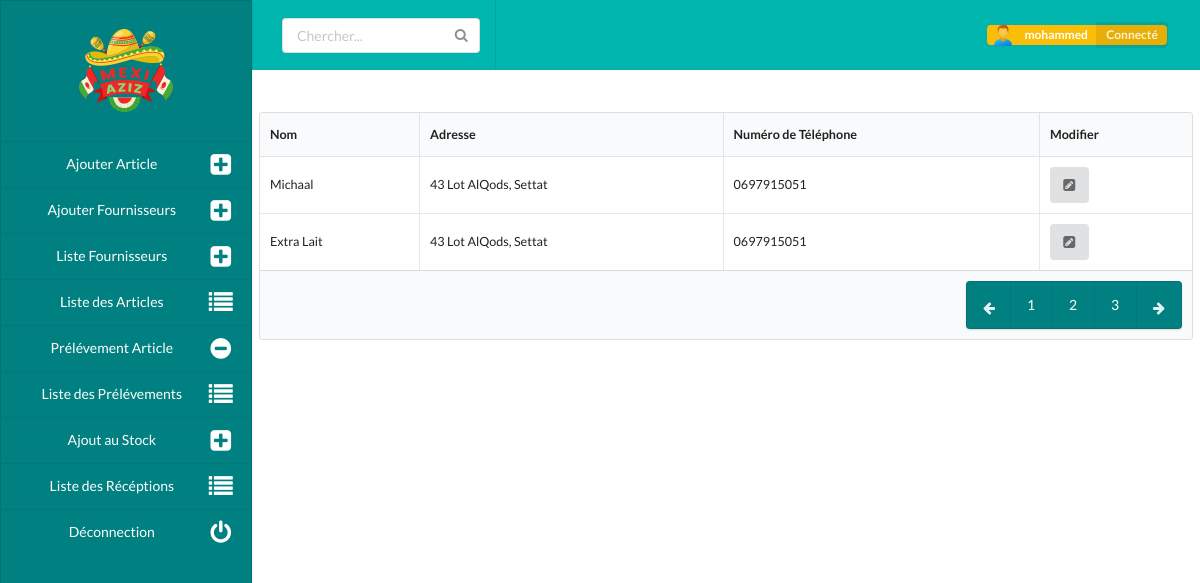
Before: /fournilist (signed in) with the older database file.
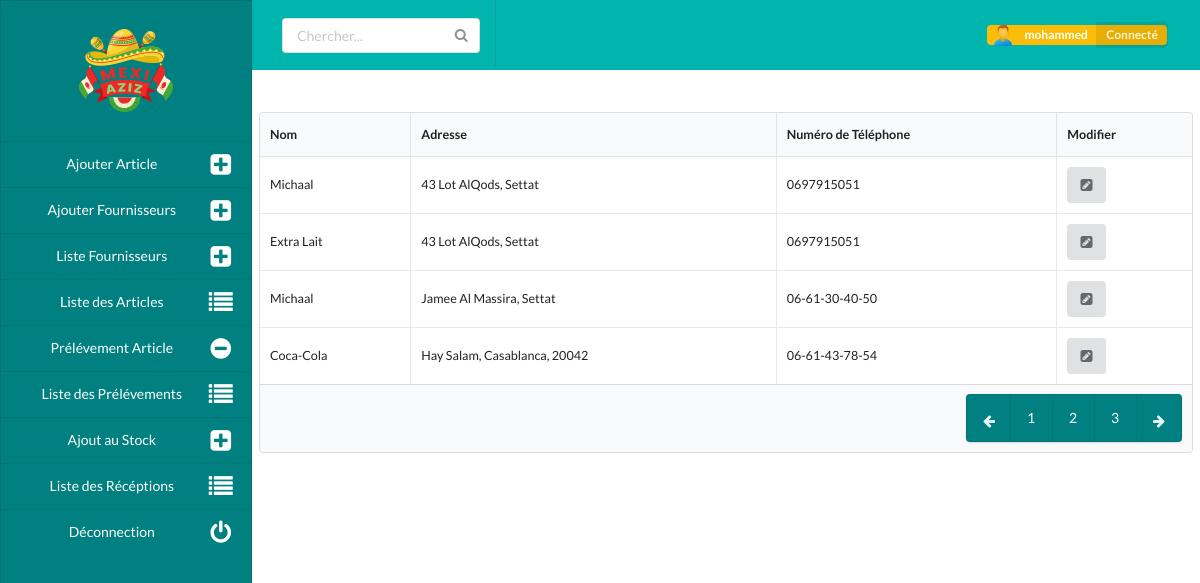
After: the same page with the newer database file.
### stock/models.py (models this page shows, shortened)
class Fournisseur(models.Model):
    nom = models.CharField(max_length=125, verbose_name="Nom du fournisseurs")
    adresse = models.CharField(max_length=125, verbose_name="Adresse du fournissuer")
    tel = models.CharField(max_length=125, verbose_name="Numéro de télephone")

### stock/views.py (the view)
# urls.py: path('fournilist', fournilist, name='fournilist'),
@login_required
def fournilist(request):
    fournil = Fournisseur.objects.all()
    context = {
        "fournil": fournil
    }
    return render(request, "fourni_list.html", context)

### templates/fourni_list.html (shortened to what this page needs)
{% extends 'base.html' %}
{% load static %}
{% block content %}
<link rel="stylesheet" href="{% static 'css/home.css' %}">
<link rel="stylesheet" href="{% static 'css/article_list.css' %}">
<div class="container main">
    <div class="ui labeled icon left vertical menu side">
        <div class="item logo-img">
        <img class="ui mini centered image" src="{% static 'img/logo-small.png' %}">
        </div>
        <a href="{% url 'addarticle' %}" class="item">
            <i class="plus square icon"></i>
            Ajouter Article
        </a>
        <a href="{% url 'addfourni' %}" class="item">
            <i class="plus square icon"></i>
            Ajouter Fournisseurs
        </a>
        <a href="{% url 'fournilist' %}" class="item">
            <i class="plus square icon"></i>
            Liste Fournisseurs
        </a>
        <a href="{% url 'articleslist' %}" class="item">
            <i class="list icon"></i>
            Liste des Articles
        </a>
        <a href="{% url 'takearticle' %}" class="item">
            <i class="minus circle icon"></i>
            Prélévement Article
        </a>
        <a href="{% url 'takelist' %}" class="item">
            <i class="list icon"></i>
            Liste des Prélévements
        </a>
        <a href="{% url 'feedarticle' %}" class="item">
          <i class="plus square icon"></i>
          Ajout au Stock
      </a>
      <a href="{% url 'feedlist' %}" class="item">
        <i class="list icon"></i>
        Liste des Récéptions
    </a>
      <a href="{% url 'logout' %}" class="item">
        <i class="power off icon"></i>
        Déconnection
    </a>
    </div>
    <div class="topbar">
        <div class="ui teal four item inverted menu top">
        <a class="item">
            <div class="ui icon input">
                <input type="text" placeholder="Chercher...">
            </div>
        </a>
        <a class="right item">
            <div class="ui yellow image label">
                <img src="{% static 'img/person.png' %}">
                {{user.username}}
                <div class="detail">Connecté</div>
            </div>
        </a>
      </div>
    </div>
    <div class="site-content tabl">
        <table class="ui small celled table">
            <thead>
              <tr><th>Nom</th>
              <th>Adresse</th>
              <th>Numéro de Téléphone</th>
              <th>Modifier</th>
            </tr></thead>
            <tbody>
                {% for f in fournil %}
              <tr>
                <td data-label="Article">{{f.nom}}</td>
                <td data-label="Classification">{{f.adresse}}</td>
                <td data-label="Prix / Unité">{{f.tel}}</td>
                <td data-label="Fournisseurs">
                    <a href="#" class="ui icon button">
                        <i class="pen square icon"></i>
                    </a>
                </td>
              </tr>
              {% endfor %}
            </tbody>
            <tfoot class="full-width">
            <tr>
                <th class="tah" colspan="6">
                  <div class="ui right floated pagination menu">
                    <a class="icon item tabf">
                      <i class="arrow left icon"></i>
                    </a>
                    <a class="item tabf">1</a>
                    <a class="item tabf">2</a>
                    <a class="item tabf">3</a>
                    <a class="icon item tabf">
                      <i class="arrow right icon"></i>
                    </a>
                  </div>
                </th>
            </tr>
            </tfoot>
          </table>
    </div>
</div>
{% endblock content %}

Changed rows visible on the page:
added Fournisseur: nom "Michaal", adresse "Jamee Al Massira, Settat", tel "06-61-30-40-50"
added Fournisseur: nom "Coca-Cola", adresse "Hay Salam, Casablanca, 20042", tel "06-61-43-78-54"
